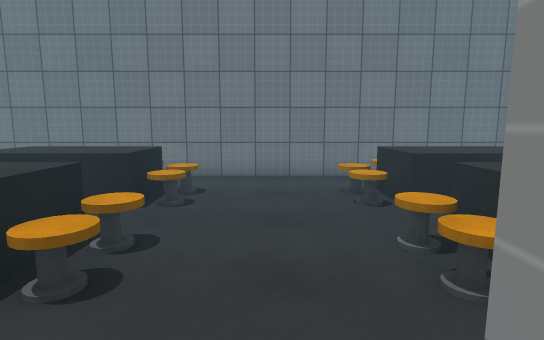
View 1 (above)

17 first-person views from a walk through a scene from a Unity 3-D project. The camera is 1.5 m above the floor, tilts 8° down and sees 80° across. The floor is counted in squares, 1 m on a side. Each view is taken from the middle of a square. On the plan, view 1 faces up. The plan holds only what a view shows up to about 15 squares ahead; the rest is blank. The player character is not drawn. Surface patterns are stand-ins for the level's own textures.

View 2
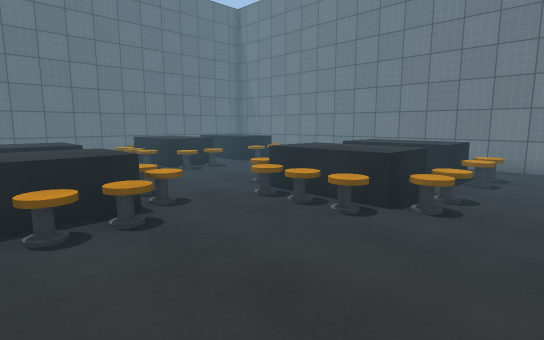

View 3
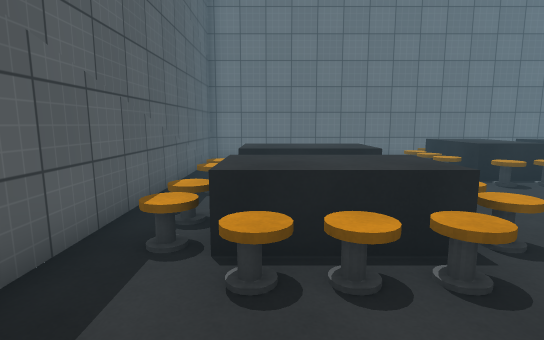

View 4
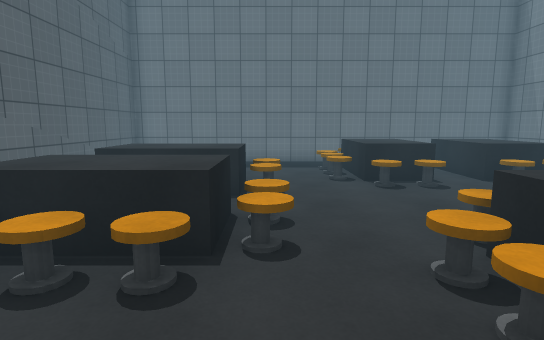

View 5
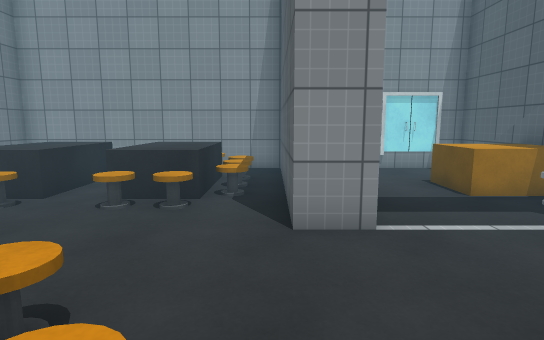

View 6
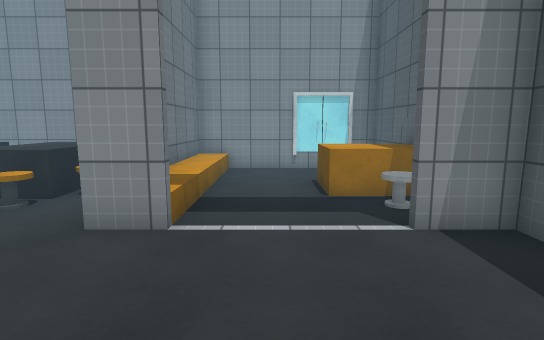

View 7
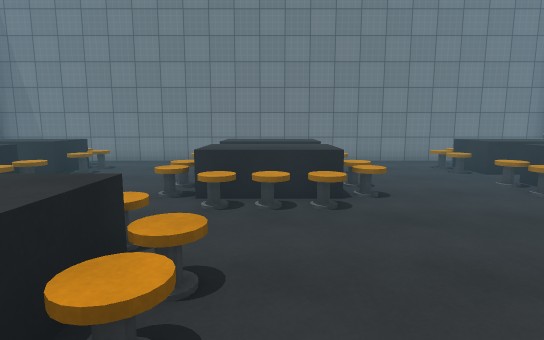

View 8
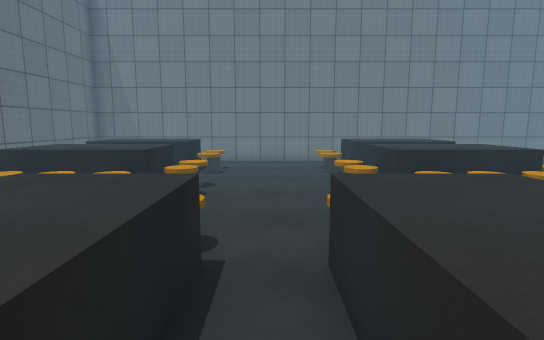

View 9
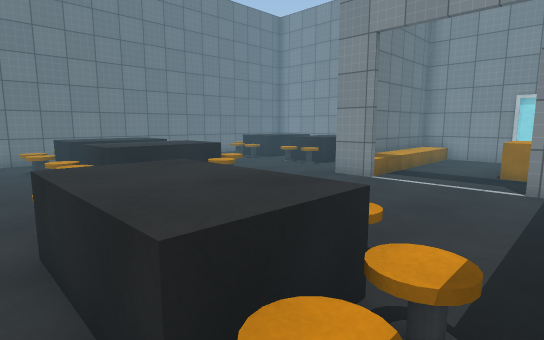

View 10
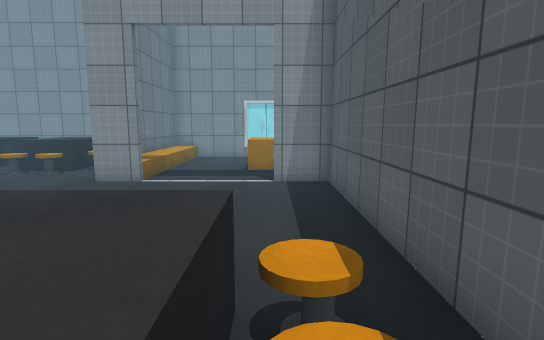

View 11
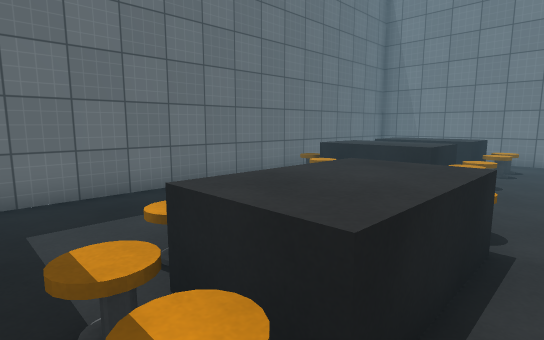

View 12
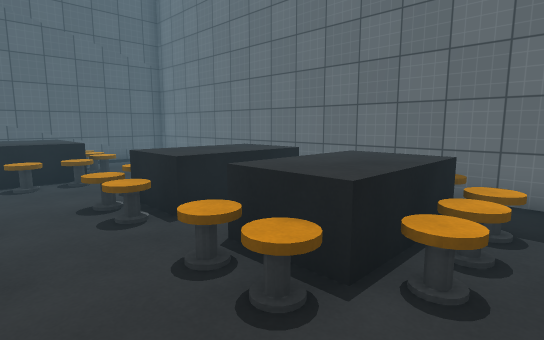

View 13
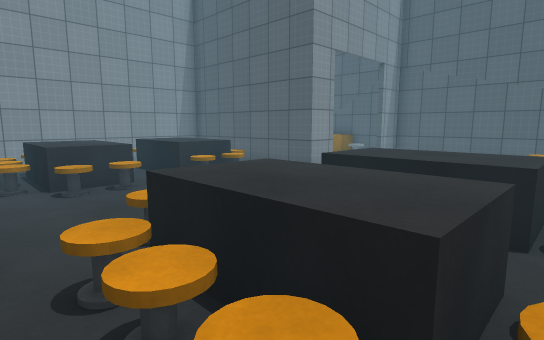

View 14
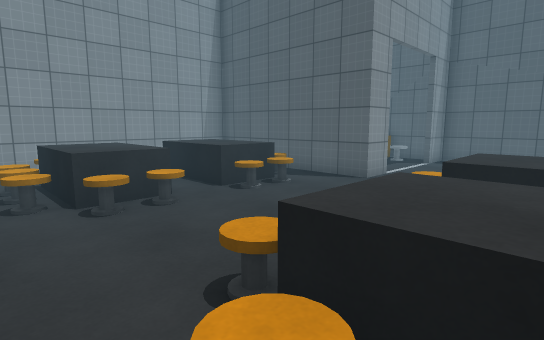

View 15
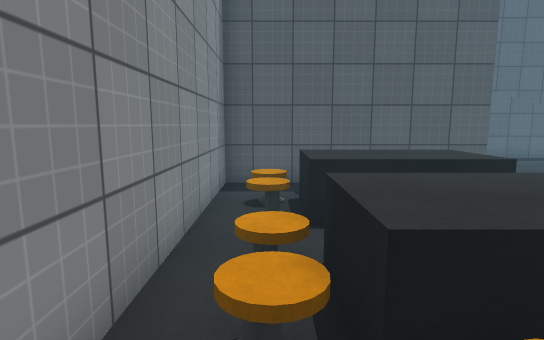

View 16
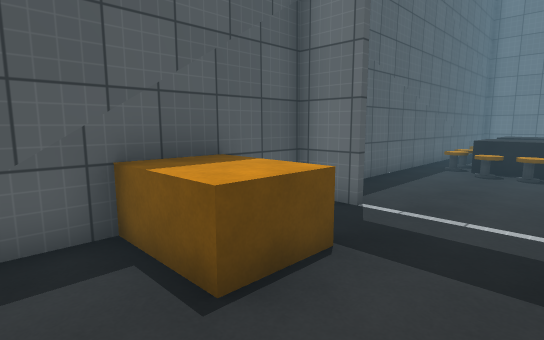

View 17
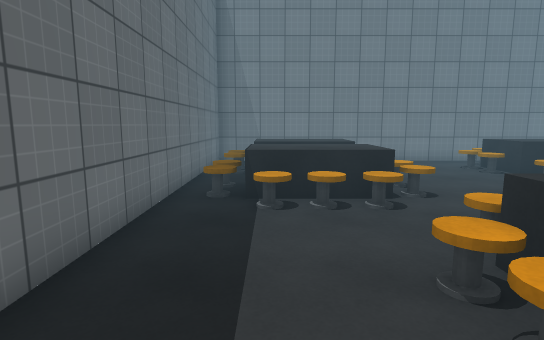

### Floor plan
Key: @ floor where view 1 was taken; # wall or solid block; . main floor; : floor 0.5 m higher than the main floor; ^ raised ledge; S stool; O other object.
Columns run from 15 left of view 1 to 7 right of it. Each row starts with its distance up from view 1.
 10 #######################
  9 #..................  .#
  8 #.SSS.....SSS.....SSS.#
  7 #O^^^S...S^^^S...S^^^S#
  6 #S^^^S...S^^^S...S^^^S#
  5 #.....................#
  4 #S^^^S...S^^^S...S^^^S#
  3 #S^^^S...S^^^S...S^^^S#
  2 #.SSS.....SSS.....SSO.#
  1 #...............#######
  0 #....SS.SS.....@#:::::#
 -1 #...S^^.^^S...........#
 -2 #...S^^.^^S...........#
 -3 #...S^^.^^S.......OO..#
 -4 #....SS.SS......#OOO..#
 -5 #....SS.........#OOO..#
 -6 #######################

Positions as (right, up) in squares from view 1, and headings:
1: (0, 0), facing up
2: (0, -3), facing up-left
3: (-2, -3), facing left
4: (-2, 0), facing left
5: (-4, 1), facing right
6: (-4, -2), facing right
7: (-4, -4), facing up
8: (-8, -4), facing up
9: (-8, -5), facing up-right
10: (-8, -4), facing right
11: (-8, -5), facing up-left
12: (-8, 9), facing down-left
13: (-6, 9), facing down-right
14: (-4, 9), facing down-right
15: (6, 9), facing down
16: (6, -1), facing down-left
17: (-13, -4), facing up
